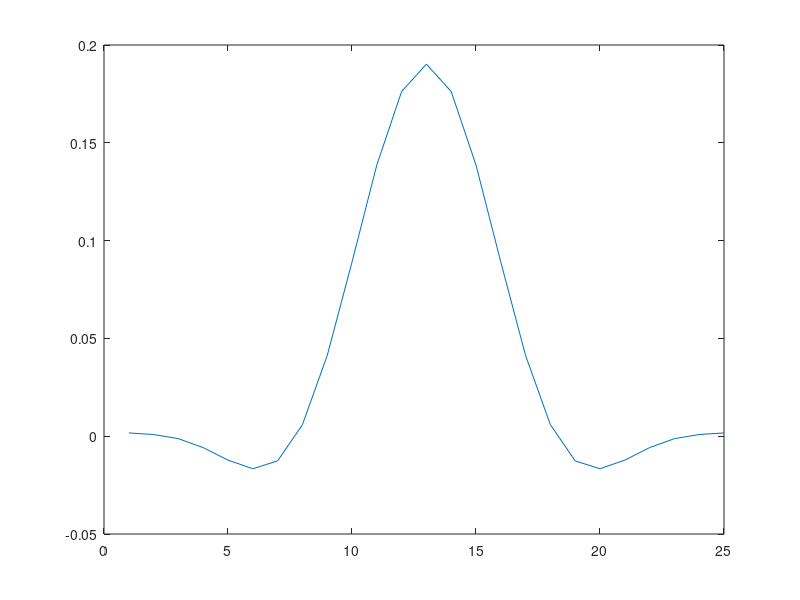

MATLAB code to generate this figure:
%Cut off frequency of 6
%Sample rate of 62.5kHz and a length of 25 time differences, if we
%meaning that the new sample rate is now 2.5kHz, or every 25 samples we
%take in we spit out one value in y, with x multiplied by the coefficients
%in h

%second argument is the noramlized cutoff frequency, between 0 to the
%Nyquist criterion, A 6kHz cutoff with a nyquist frequency of 24 kHz has a
%24 kHz (48/2) has a noramlized frequency of 6/24, in this case a Nyquist
%frequency of 62.5/2 has a noramlized frequency of 6/(62.2/), (6 is the cut
%off frequency)

h = fir1(24, (6*2)/62.5);
h = fliplr(h);

plot(h)
